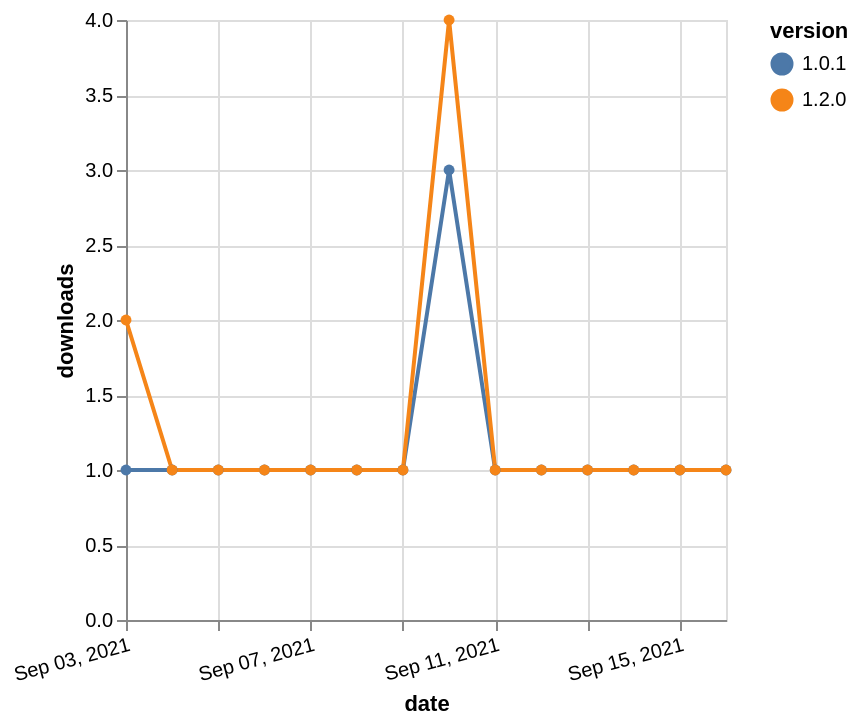

Vega-Lite specification for this chart:
### Vega-Lite specification from a JSON file in a GitHub repository (floating-point values rounded to 4 significant figures)
{"$schema": "https://vega.github.io/schema/vega-lite/v5.json", "description": "A simple bar chart with embedded data.", "data": {"values": [{"date": "2021-09-03", "total": 202, "delta": 1, "version": "1.0.1"}, {"date": "2021-09-04", "total": 203, "delta": 1, "version": "1.0.1"}, {"date": "2021-09-05", "total": 204, "delta": 1, "version": "1.0.1"}, {"date": "2021-09-06", "total": 205, "delta": 1, "version": "1.0.1"}, {"date": "2021-09-07", "total": 206, "delta": 1, "version": "1.0.1"}, {"date": "2021-09-08", "total": 207, "delta": 1, "version": "1.0.1"}, {"date": "2021-09-09", "total": 208, "delta": 1, "version": "1.0.1"}, {"date": "2021-09-10", "total": 211, "delta": 3, "version": "1.0.1"}, {"date": "2021-09-11", "total": 212, "delta": 1, "version": "1.0.1"}, {"date": "2021-09-12", "total": 213, "delta": 1, "version": "1.0.1"}, {"date": "2021-09-13", "total": 214, "delta": 1, "version": "1.0.1"}, {"date": "2021-09-14", "total": 215, "delta": 1, "version": "1.0.1"}, {"date": "2021-09-15", "total": 216, "delta": 1, "version": "1.0.1"}, {"date": "2021-09-16", "total": 217, "delta": 1, "version": "1.0.1"}, {"date": "2021-09-03", "total": 125, "delta": 2, "version": "1.2.0"}, {"date": "2021-09-04", "total": 126, "delta": 1, "version": "1.2.0"}, {"date": "2021-09-05", "total": 127, "delta": 1, "version": "1.2.0"}, {"date": "2021-09-06", "total": 128, "delta": 1, "version": "1.2.0"}, {"date": "2021-09-07", "total": 129, "delta": 1, "version": "1.2.0"}, {"date": "2021-09-08", "total": 130, "delta": 1, "version": "1.2.0"}, {"date": "2021-09-09", "total": 131, "delta": 1, "version": "1.2.0"}, {"date": "2021-09-10", "total": 135, "delta": 4, "version": "1.2.0"}, {"date": "2021-09-11", "total": 136, "delta": 1, "version": "1.2.0"}, {"date": "2021-09-12", "total": 137, "delta": 1, "version": "1.2.0"}, {"date": "2021-09-13", "total": 138, "delta": 1, "version": "1.2.0"}, {"date": "2021-09-14", "total": 139, "delta": 1, "version": "1.2.0"}, {"date": "2021-09-15", "total": 140, "delta": 1, "version": "1.2.0"}, {"date": "2021-09-16", "total": 141, "delta": 1, "version": "1.2.0"}]}, "width": "container", "mark": {"type": "line", "point": {"filled": true}}, "encoding": {"x": {"field": "date", "type": "temporal", "timeUnit": "yearmonthdate", "title": "date", "axis": {"labelAngle": -15}}, "y": {"field": "delta", "type": "quantitative", "title": "downloads"}, "color": {"field": "version", "type": "nominal"}, "tooltip": {"field": "delta"}}}
